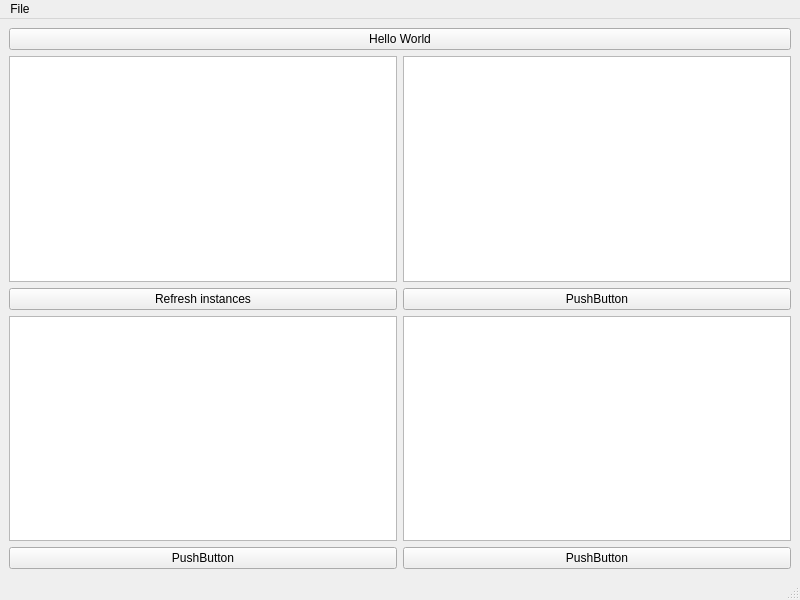
<?xml version="1.0" encoding="UTF-8"?>
<ui version="4.0">
 <class>MainWindow</class>
 <widget class="QMainWindow" name="MainWindow">
  <property name="geometry">
   <rect>
    <x>0</x>
    <y>0</y>
    <width>800</width>
    <height>600</height>
   </rect>
  </property>
  <property name="windowTitle">
   <string>MainWindow</string>
  </property>
  <widget class="QWidget" name="centralwidget">
   <layout class="QVBoxLayout" name="verticalLayout_2">
    <item>
     <widget class="QPushButton" name="btnHelloWorld">
      <property name="text">
       <string>Hello World</string>
      </property>
     </widget>
    </item>
    <item>
     <layout class="QGridLayout" name="gridLayout">
      <property name="sizeConstraint">
       <enum>QLayout::SetDefaultConstraint</enum>
      </property>
      <item row="1" column="1">
       <layout class="QVBoxLayout" name="verticalLayout_7">
        <item>
         <widget class="QListView" name="listView_4"/>
        </item>
        <item>
         <widget class="QPushButton" name="pushButton_5">
          <property name="text">
           <string>PushButton</string>
          </property>
         </widget>
        </item>
       </layout>
      </item>
      <item row="0" column="0">
       <layout class="QVBoxLayout" name="verticalLayout_3">
        <item>
         <widget class="QListView" name="listView"/>
        </item>
        <item>
         <widget class="QPushButton" name="btnRefreshInstances">
          <property name="text">
           <string>Refresh instances</string>
          </property>
         </widget>
        </item>
       </layout>
      </item>
      <item row="0" column="1">
       <layout class="QVBoxLayout" name="verticalLayout_4">
        <item>
         <widget class="QListView" name="listView_2"/>
        </item>
        <item>
         <widget class="QPushButton" name="pushButton_3">
          <property name="text">
           <string>PushButton</string>
          </property>
         </widget>
        </item>
       </layout>
      </item>
      <item row="1" column="0">
       <layout class="QVBoxLayout" name="verticalLayout_6">
        <item>
         <widget class="QListView" name="listView_3"/>
        </item>
        <item>
         <widget class="QPushButton" name="pushButton_4">
          <property name="text">
           <string>PushButton</string>
          </property>
         </widget>
        </item>
       </layout>
      </item>
     </layout>
    </item>
   </layout>
  </widget>
  <widget class="QMenuBar" name="menubar">
   <property name="geometry">
    <rect>
     <x>0</x>
     <y>0</y>
     <width>800</width>
     <height>26</height>
    </rect>
   </property>
   <widget class="QMenu" name="menuFile">
    <property name="title">
     <string>File</string>
    </property>
    <addaction name="actionQuit"/>
   </widget>
   <addaction name="menuFile"/>
  </widget>
  <widget class="QStatusBar" name="statusbar"/>
  <action name="actionQuit">
   <property name="text">
    <string>Quit</string>
   </property>
  </action>
 </widget>
 <resources/>
 <connections/>
</ui>
